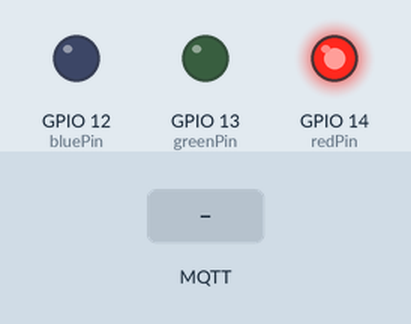
This program was run on a simulated ESP8266 (NodeMCU). Parts: output pins drawn as LEDs (lit = HIGH). The test bench sets the inputs (shaded band). WiFi joins after 1.5 s; servers stay silent unless stated; no MQTT or app messages arrive unless stated; what the program prints to the serial monitor is not drawn.

Above: at 0.1 s.
At 1.6 s:
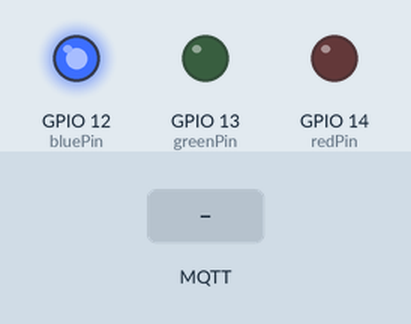
At 3.2 s:
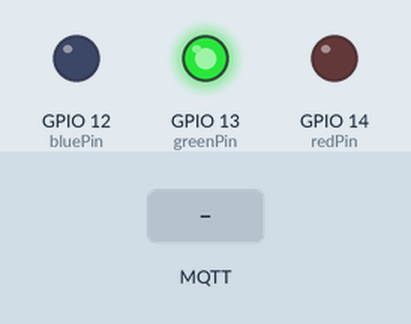
3.3 s: MQTT message "1" arrives on the first subscribed topic
4.8 s: MQTT message "on" arrives on the first subscribed topic
6.3 s: MQTT message "off" arrives on the first subscribed topic
Timing chart, 0 to 9.3 s (numbered marks = the images above; inputs shaded):
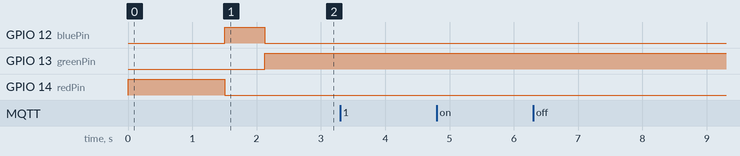

The program:

main.cpp
```cpp
#include <Arduino.h>

#include "NetworkBase/NetworkBase.h"
#include "config.h"
#include "DeviceConfiguration.h"
#include "Device/Device.h"
#include "StatusManager/StatusManager.h"

// Global objects
NetworkConfiguration networkConfiguration;
DeviceDescription deviceDescription;
NetworkBase *network;
Device *device;
StatusManager *statusManager;

void configureDevice()
{
    networkConfiguration.hostName = (char *)"multimedia-outlet-relay";
    networkConfiguration.mqttHost = (char *)MQTT_HOST;
    networkConfiguration.mqttBrokerPort = MQTT_PORT;
    networkConfiguration.mqttBrokerUser = (char *)MQTT_USER;
    networkConfiguration.mqttBrokerPassword = (char *)MQTT_PASSWORD;
    networkConfiguration.smartHubServer = (char *)SMART_HUB_HOST;
    networkConfiguration.networkStatus = (char *)NO_WIFI_CONNECTION;

    deviceDescription.id = "22cbfa35-142d-4e17-a579-66aa7f8cad00";
    deviceDescription.name = "Multimedia Outlet Relay";
    deviceDescription.feedbackTopic = (char *)"devices/feedback/22cbfa35-142d-4e17-a579-66aa7f8cad01";
    deviceDescription.numberOfFeatures = 1;
    deviceDescription.features = new FeatureDescription[deviceDescription.numberOfFeatures];

    FeatureDescription relayFeature;
    relayFeature.id = "3253f251-3ab3-4987-8cdf-aa686de2b52b";
    relayFeature.featureType = "SWITCH";
    relayFeature.name = "Relay Switch";
    relayFeature.value = 0.0;
    relayFeature.numberOfActions = 2;
    relayFeature.actions = new ActionDescription[relayFeature.numberOfActions];
    deviceDescription.features[0] = relayFeature;

    ActionDescription turnOnAction;
    turnOnAction.id = "3253f251-3ab3-4987-8cdf-aa686de2b52b";
    turnOnAction.name = "TURN_ON";
    turnOnAction.triggerTopic = "devices/ce694f72-c12b-4e19-aa80-c3af37898615/feature/3253f251-3ab3-4987-8cdf-aa686de2b52b";
    relayFeature.actions[0] = turnOnAction;

    ActionDescription turnOffAction;
    turnOffAction.id = "7bb7f58e-68e3-4589-bbaf-e8e23b78e80a";
    turnOffAction.name = "TURN_OFF";
    turnOffAction.triggerTopic = "devices/ce694f72-c12b-4e19-aa80-c3af37898615/feature/7bb7f58e-68e3-4589-bbaf-e8e23b78e80a";
    relayFeature.actions[1] = turnOffAction;
}

void setup()
{
    Serial.begin(115200);

    Serial.println("Configuring device network");
    configureDevice();

    Serial.println("Initializing device status manager");
    statusManager = new StatusManager(&networkConfiguration);

    Serial.println("Starting network manager");
    networkConfiguration.networkStatus = (char *)CONNECTING_WIFI;
    network = new NetworkBase(networkConfiguration.hostName, (bool)false);
    statusManager->RunStatusManager();

    Serial.println("Waiting for WiFi connection stable");
    delay(500);

    device = new Device(&networkConfiguration, &deviceDescription);
}

void loop()
{
    statusManager->RunStatusManager();
    network->handleLoop();
    device->mqttClientLoop();
}
```

Device.cpp
```cpp
#include <ESP8266WiFi.h>

#include "Device.h"

Device::Device(NetworkConfiguration *networkConfiguration, DeviceDescription *deviceDescription)
{
    this->payloadManager = new PayloadManager();
    this->deviceDescription = deviceDescription;

    Serial.println("Intialize MQTT client");
    this->networkConfiguration = networkConfiguration;
    this->mqttClient = new PubSubClient(this->espClient);

    Serial.println("Setting up MQTT host");
    this->mqttClient->setServer(networkConfiguration->mqttHost, networkConfiguration->mqttBrokerPort);
    this->mqttClient->setBufferSize(4096);

    Serial.println("Setting MQTT callback");
    this->mqttClient->setCallback([&](char *topic, byte *payload, unsigned int length) {
        callback(topic, payload, length);
    });
}

void Device::sendDeviceProvisioningPayload()
{
    Serial.println("Preparing and sending provisioning message");
    char provisioningPayload[800];
    this->payloadManager->getProvisioningPayload(provisioningPayload, this->deviceDescription);
    this->makeProvisioningRequest(provisioningPayload);
}

void Device::turnOnOutlet(ActionDescription *actionDescription)
{
    Serial.println("Should turn on the outlet");
    digitalWrite(11, 1);
}

void Device::turnOffOutlet(ActionDescription *actionDescription)
{
    Serial.println("Should turn off the outlet");
    digitalWrite(11, 0);
}

void Device::mqttClientLoop()
{
    if (!this->mqttClient->connected())
    {
        Serial.println("No MQTT connection, reconnecting");
        this->connectMqtt();
    }
    else
    {
        this->mqttClient->loop();
    }
}

void Device::connectMqtt()
{
    Serial.print("Connecting to MQTT with ClientId ");
    Serial.println(networkConfiguration->hostName);
    bool connected = this->mqttClient->connect(networkConfiguration->hostName, networkConfiguration->mqttBrokerUser, networkConfiguration->mqttBrokerPassword);
    if (connected)
    {
        Serial.println("Connected to mqtt");
        this->networkConfiguration->networkStatus = (char *)CONNECTED_MQTT;
        Serial.println("Subscribing to feedback topic");
        this->mqttClient->subscribe(deviceDescription->feedbackTopic);
        this->sendDeviceProvisioningPayload();
    }
    else
    {
        this->networkConfiguration->networkStatus = (char *)CONNECTING_WIFI;
        Serial.print("Failed with state ");
        Serial.println(this->mqttClient->state());
        delay(2000);
    }
}

void Device::callback(char *topic, byte *payload, unsigned int length)
{
    Serial.print("Message arrived in topic: ");
    Serial.println(topic);

    Serial.print("Message:");
    for (unsigned int i = 0; i < length; i++)
    {
        Serial.print((char)payload[i]);
    }

    Serial.println();
    Serial.println("-----------------------");
}

void Device::makeProvisioningRequest(char *deviceProvisioningPayload)
{
    Serial.println("Publishing device provisioning");
    bool published = this->mqttClient->publish("devices/provisioning", deviceProvisioningPayload);
    Serial.print("Published: ");
    Serial.println(published);
    if (!published)
    {
        this->networkConfiguration->networkStatus = (char *)NO_WIFI_CONNECTION;
    }
}
```

Device.h
```cpp
/**************************************************************************/
/*!
    @file     PayloadManager.h
    @author   Erika Gili & Davide di Domenico

    v1.0  - First release
*/
/**************************************************************************/
#ifndef DEVICE_H
#define DEVICE_H

#include <Arduino.h>
#include <PubSubClient.h>
#include <WiFiClient.h>

#include "../PayloadManager/PayloadManager.h"
#include "DeviceConfiguration.h"

class Device
{

public:
  Device(NetworkConfiguration *networkConfiguration, DeviceDescription *deviceDescription);
  void mqttClientLoop();
  void makeProvisioningRequest(char *deviceProvisioninPayload);
  // void getProvisioningPayload(char *payload, ApplianceDescription applianceDescription, FeatureDescription featuresDescriptions[], unsigned int noOfFeatures);
  // void getTelemetryPayload(char *payload, ApplianceDescription applianceDescription, FeatureDescription featureDescription);
  // void getCommandResponsePayload(char *payload, const char *correlationId, bool success, float currentFeatureStatus);

private:
  WiFiClient espClient;
  PubSubClient *mqttClient;
  NetworkConfiguration *networkConfiguration;
  DeviceDescription *deviceDescription;
  PayloadManager *payloadManager;

  void connectMqtt();
  void callback(char *topic, byte *payload, unsigned int length);
  void sendDeviceProvisioningPayload();

  void turnOnOutlet(ActionDescription *actionDescription);
  void turnOffOutlet(ActionDescription *actionDescription);
};

#endif
```

NetworkBase.cpp
```cpp
/**************************************************************************/
/*!
    @file     NetworkBase.cpp
    @author   Erika Gili & Davide di Domenico

    v1.0 - First release
*/
/**************************************************************************/
#include "NetworkBase.h"

NetworkBase::NetworkBase(char *hostname, bool reset)
{
    this->hostname = hostname;

    WiFiManager wifiManager;
    if (reset)
    {
        wifiManager.resetSettings();
    }

    wifiManager.setTimeout(10);
    wifiManager.autoConnect(this->hostname);
    WiFi.hostname(this->hostname);

    if (!MDNS.begin(this->hostname))
    {
        while (1)
        {
            delay(1000);
        }
    }
    while (WiFi.status() != WL_CONNECTED)
    {
        delay(5000);
        ESP.restart();
    }
    configOTA();
}

void NetworkBase::handleLoop()
{
    ArduinoOTA.handle();
    MDNS.update();
}

void NetworkBase::configOTA()
{
    ArduinoOTA.setHostname(this->hostname);
    ArduinoOTA.onStart([]() {
        String type;
        if (ArduinoOTA.getCommand() == U_FLASH)
        {
            type = "sketch";
        }
        else
        { // U_FS
            type = "filesystem";
        }

        // NOTE: if updating FS this would be the place to unmount FS using FS.end()
        Serial.println("Start updating " + type);
    });
    ArduinoOTA.onEnd([]() {
        Serial.println("\nEnd");
    });
    ArduinoOTA.onProgress([](unsigned int progress, unsigned int total) {
        Serial.printf("Progress: %u%%\r", (progress / (total / 100)));
    });
    ArduinoOTA.onError([](ota_error_t error) {
        Serial.printf("Error[%u]: ", error);
        if (error == OTA_AUTH_ERROR)
        {
            Serial.println("Auth Failed");
        }
        else if (error == OTA_BEGIN_ERROR)
        {
            Serial.println("Begin Failed");
        }
        else if (error == OTA_CONNECT_ERROR)
        {
            Serial.println("Connect Failed");
        }
        else if (error == OTA_RECEIVE_ERROR)
        {
            Serial.println("Receive Failed");
        }
        else if (error == OTA_END_ERROR)
        {
            Serial.println("End Failed");
        }
    });
    ArduinoOTA.begin();
    Serial.println("OTA Ready");
}
```

NetworkBase.h
```cpp
/**************************************************************************/
/*!
    @file     NetworkBase.h
    @author   Erika Gili & Davide di Domenico

    v1.0  - First release
*/
/**************************************************************************/
#ifndef NETWORKBASE_H
#define NETWORKBASE_H

#include <ESP8266WiFi.h>
#include <ESP8266mDNS.h>
#include <WiFiManager.h>
#include <WiFiClientSecure.h>
#include <WiFiUdp.h>
#include <ArduinoOTA.h>

class NetworkBase {

  public:
    NetworkBase(char* hostname, boolean reset);

    void handleLoop(void);
    void setupWebServer();

  private:
    void configOTA();
    char *hostname;

};

#endif
```

PayloadManager.cpp
```cpp
#include "PayloadManager.h"

PayloadManager::PayloadManager()
{
}

void PayloadManager::getCommandResponsePayload(char *payload, ActionDescription *actionDescription)
{
    size_t capacity = 500;

    DynamicJsonDocument jsonDocument(capacity);
    jsonDocument["circuitId"] = actionDescription->id;
    jsonDocument["success"] = (bool)true;

    serializeJson(jsonDocument, payload, capacity);
}

void PayloadManager::getProvisioningPayload(char *payload, DeviceDescription *deviceDescription)
{
    StaticJsonDocument<800> jsonDocument;
    jsonDocument["id"] = deviceDescription->id;
    jsonDocument["name"] = deviceDescription->name;
    jsonDocument["feedback-topic"] = deviceDescription->feedbackTopic;

    JsonArray features = jsonDocument.createNestedArray("features");
    for (unsigned int featureCounter = 0; featureCounter < deviceDescription->numberOfFeatures; featureCounter++)
    {
        FeatureDescription currentFeature = deviceDescription->features[featureCounter];
        JsonObject feature = features.createNestedObject();
        feature["id"] = currentFeature.id;
        feature["name"] = currentFeature.name;
        feature["feature_type"] = currentFeature.featureType;
        feature["value"] = currentFeature.value;

        JsonArray actions = feature.createNestedArray("actions");
        for (unsigned int actionCounter = 0; actionCounter < currentFeature.numberOfActions; actionCounter++)
        {
            ActionDescription currentAction = currentFeature.actions[actionCounter];
            JsonObject action = actions.createNestedObject();
            action["id"] = currentAction.id;
            action["name"] = currentAction.name;
            action["trigger_topic"] = currentAction.triggerTopic;
        }
    }

    serializeJson(jsonDocument, payload, 800);
    Serial.println(payload);
}

void PayloadManager::getActionResponsePayload(char *payload)
{
    StaticJsonDocument<500> jsonDocument;
    jsonDocument["success"] = "true";
    serializeJson(jsonDocument, payload, 500);
}
```

PayloadManager.h
```cpp
/**************************************************************************/
/*!
    @file     PayloadManager.h
    @author   Erika Gili & Davide di Domenico

    v1.0  - First release
*/
/**************************************************************************/
#ifndef PAYLOADMANAGER_H
#define PAYLOADMANAGER_H

#include <cstring>
#include <Arduino.h>
#include <ArduinoJson.h>

#include "DeviceConfiguration.h"

class PayloadManager
{

public:
  PayloadManager();

  void getCommandResponsePayload(char *payload, ActionDescription *actionDescription);
  void getProvisioningPayload(char *payload, DeviceDescription *deviceDescription);
  void getActionResponsePayload(char *payload);
  // void getTelemetryPayload(char *payload, ApplianceDescription applianceDescription, FeatureDescription featureDescription);
  // void getCommandResponsePayload(char *payload, const char *correlationId, bool success, float currentFeatureStatus);

private:
};

#endif
```

StatusManager.cpp
```cpp
#include "StatusManager.h"

StatusManager::StatusManager(NetworkConfiguration *networkConfiguration)
{
    this->networkConfiguration = networkConfiguration;
    pinMode(this->redPin, OUTPUT);
    digitalWrite(this->redPin, 0);
    pinMode(this->bluePin, OUTPUT);
    digitalWrite(this->bluePin, 0);
    pinMode(this->greenPin, OUTPUT);
    digitalWrite(this->greenPin, 0);

    this->RunStatusManager();
}

void StatusManager::RunStatusManager()
{
    digitalWrite(this->redPin, (strcmp(NO_WIFI_CONNECTION, this->networkConfiguration->networkStatus) == 0) ? 1 : 0);
    digitalWrite(this->bluePin, (strcmp(CONNECTING_WIFI, this->networkConfiguration->networkStatus) == 0) ? 1 : 0);
    digitalWrite(this->greenPin, (strcmp(CONNECTED_MQTT, this->networkConfiguration->networkStatus) == 0) ? 1 : 0);
}
```

StatusManager.h
```cpp
/**************************************************************************/
/*!
    @file     PayloadManager.h
    @author   Erika Gili & Davide di Domenico

    v1.0  - First release
*/
/**************************************************************************/
#ifndef STATUSMANAGER_H
#define STATUSMANAGER_H

#include <Arduino.h>

#include "DeviceConfiguration.h"

class StatusManager
{

public:
    StatusManager(NetworkConfiguration *networkConfiguration);
    void RunStatusManager();

private:
    NetworkConfiguration *networkConfiguration;

    const long interval = 1000;
    long currentMillins = 0;
    unsigned int redPin = 14;
    unsigned int greenPin = 13;
    unsigned int bluePin = 12;
    bool ledIsOn = false;
};

#endif
```

DeviceConfiguration.h
```cpp
#ifndef DEVICECONFIGURATION_H
#define DEVICECONFIGURATION_H

#define NO_WIFI_CONNECTION "no_wifi_connection"
#define CONNECTING_WIFI "connecting_wifi"
#define CONNECTED_MQTT "connected_mqtt"

struct NetworkConfiguration
{
  char *hostName;
  char *smartHubServer;
  char *mqttHost;
  char *mqttBrokerUser;
  char *mqttBrokerPassword;
  int mqttBrokerPort;
  char *networkStatus;
};

struct ActionDescription
{
  String id;
  String name;
  String triggerTopic;
};

struct FeatureDescription
{
  String id;
  String name;
  String featureType;
  float value;
  unsigned int numberOfActions;
  ActionDescription *actions;
};

struct DeviceDescription
{
  String id;
  String name;
  char *feedbackTopic;
  unsigned int numberOfFeatures;
  FeatureDescription *features;
};

#endif
```

config.example.h
```cpp
#define SMART_HUB_HOST "host_name"
#define MQTT_HOST "host_name"
#define MQTT_PORT 1883
#define MQTT_USER "mqtt_user"
#define MQTT_PASSWORD "mqtt_password"
```

Measured:
- after the input at 3.3 s, every drawn part: stays the same
- after the input at 4.8 s, every drawn part: stays the same
- after the input at 6.3 s, every drawn part: stays the same
